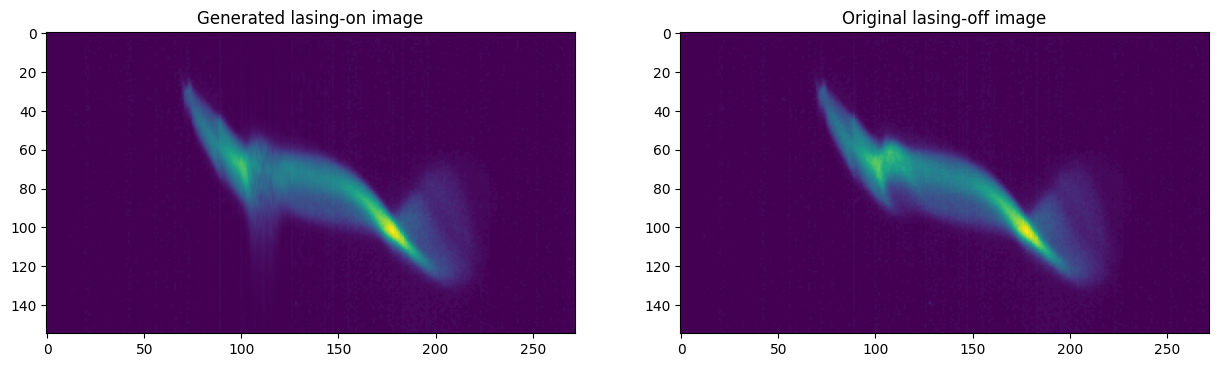
#> input picture augmentation_convolution_with_gamma_function.png, 1218 x 367 px; its folder holds only this picture in this run
$ python -i polarix_augmentation.py   (imports and definitions only)
#> lines starting #> are read from the running program, lines starting #| are printed output that depends on the picture
# -*- coding: utf-8 -*-
"""
Created on Mon Feb 26 15:13:31 2024

@author: arjun
"""
import numpy as np
import matplotlib.pyplot as plt
import pandas as pd
from scipy.optimize import curve_fit
from scipy.signal import convolve
from scipy.stats import gamma
from pathlib import Path
from tqdm import tqdm
import cv2

#%%

def gaussian(x, a, x0, sd):
    return a * np.exp(-0.5 * ((x - x0) / sd)**2)


# [40 lines left out: functions aug, heaviside, not called in this run]


def log_fn(x, a):
    y = a * np.log(x+1)
    return y


# [37 lines left out: functions aug_convolution, random_waveform, plot_polarix, not called in this run]


def augmentations(image):
    img = np.copy(image)
    img = img / np.max(img)
    kernel_size = 5
    img = cv2.medianBlur(img, kernel_size)
    img_aug = np.copy(img)

    tx = np.random.randint(-80,80)
    ty = np.random.randint(-50,50)
    translation_matrix = np.float32([[1, 0, tx], [0, 1, ty]])

    translated_image = cv2.warpAffine(img, translation_matrix, (img.shape[1], img.shape[0]))

    x = np.array([i for i in range(img.shape[1])])
    w = np.array([i for i in range(img.shape[-1])])

    window_center = np.random.randint(400,500)
    window_width = np.random.randint(50, 150)
    epsilon = np.random.randint(8, 12)
    window = heaviside(w, window_center, window_width, epsilon=epsilon)

    conv_a = 1
    scale = window * 1 * (1 + random_waveform(len(window), 10, t_max=40))

    for i in range(len(w)):
        # scale_aug = scale[i] * (1 + random_waveform(len(window), 10))[i]
        y = translated_image.T[i]
        y_aug = aug_convolution(x, y, conv_a, scale[i])
        idx = int(log_fn(scale[i], *params))
        img_aug.T[i] = y_aug[idx:idx + len(y)] * (1 + (random_waveform(len(y), 10, t_max=10) * scale[i]))

    M, N = (np.array(img.shape) // 5)
    img = cv2.resize(translated_image, (N, M))
    img_aug = cv2.resize(img_aug, (N, M))

    return img, img_aug


# [18 lines left out: function make_train_data, not called in this run]

#%%

# images_sase_on  = np.load(data_dir / "lhpulses_zero-sase_on-polarix-2023-11-08T032511.npy").astype('float32')

s = [0, 0.1, 0.3, 0.5, 1, 1.5, 2, 2.5, 3, 3.5, 4]
ii = [0, 5, 15, 25, 35, 40, 45, 50, 55, 60, 70]
params, cov = curve_fit(log_fn, s, ii, p0=[40])

#%%
# [7 lines not run here, left out]

>>> import cv2
>>> picture = cv2.imread('augmentation_convolution_with_gamma_function.png', cv2.IMREAD_GRAYSCALE)
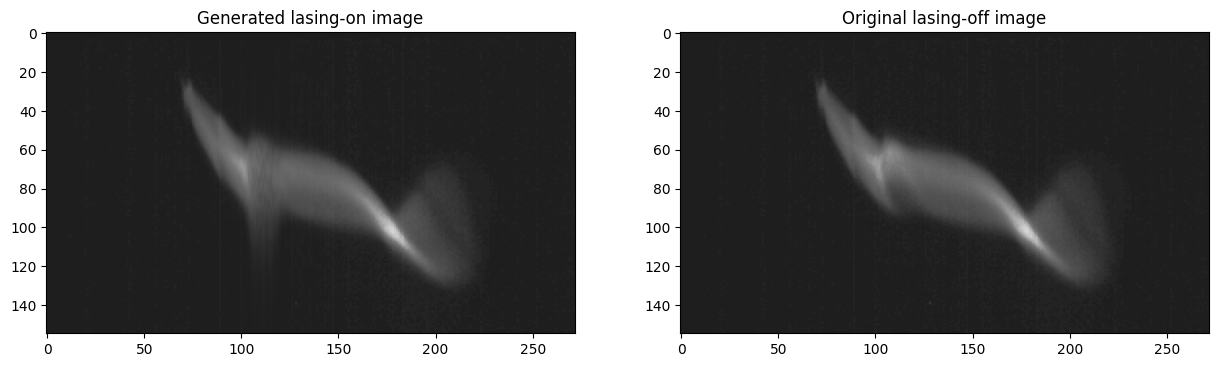
#> picture: shape (367, 1218); min 0, max 255, mean 97
>>> result = augmentations(picture)
#> (the run stopped early here; a loop or call above may not have finished)
